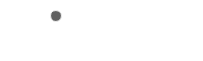
<?xml version="1.0" encoding="UTF-8"?>
<ui version="4.0">
 <class>AdvToolbar</class>
 <widget class="QWidget" name="AdvToolbar">
  <property name="geometry">
   <rect>
    <x>0</x>
    <y>0</y>
    <width>203</width>
    <height>61</height>
   </rect>
  </property>
  <property name="windowTitle">
   <string>Form</string>
  </property>
  <property name="styleSheet">
   <string notr="true">QWidget {
    background:#00000000;
}
QPushButton#pbclose{
 	border:1px solid #ebebeb;
	border-radius: 6px;
	background:#A0000000;
	image: url(:/Images/close_mini_hover.png);
}

QPushButton#pbclose:hover{
	border:1px solid #A0000000;
	background:#ebebeb;
	image: url(:/Images/close_mini_normal.png);
}
</string>
  </property>
  <widget class="QPushButton" name="pbclose">
   <property name="geometry">
    <rect>
     <x>50</x>
     <y>10</y>
     <width>12</width>
     <height>12</height>
    </rect>
   </property>
   <property name="minimumSize">
    <size>
     <width>12</width>
     <height>12</height>
    </size>
   </property>
   <property name="maximumSize">
    <size>
     <width>12</width>
     <height>12</height>
    </size>
   </property>
   <property name="text">
    <string/>
   </property>
   <property name="iconSize">
    <size>
     <width>12</width>
     <height>12</height>
    </size>
   </property>
   <property name="shortcut">
    <string>Ctrl+S</string>
   </property>
   <property name="flat">
    <bool>true</bool>
   </property>
  </widget>
 </widget>
 <resources>
  <include location="localman.qrc"/>
 </resources>
 <connections/>
</ui>
